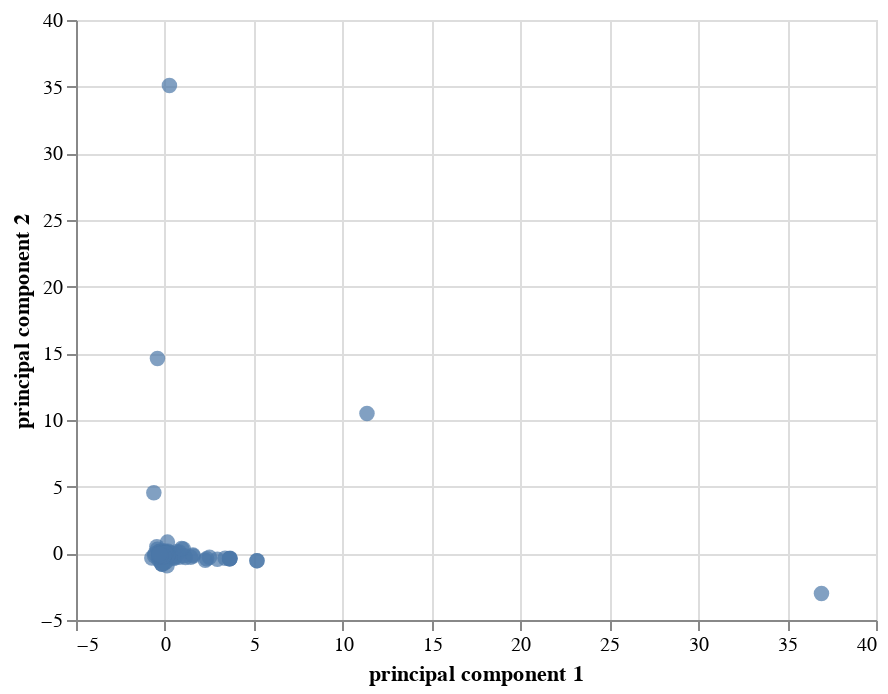

The cell this chart's notebook holds for it:
### Code cell
# working in how import altair is recognized on sagemaker
cluster_chart=alt.Chart(df).mark_circle(size=60).encode(
   x='principal component 1',
   y='principal component 2',
   tooltip=['principal component 3']).interactive()
  
cluster_chart

### Figure 1 — Vega-Lite specification as saved in the notebook (floating-point values rounded to 4 significant figures; data arrays with more than 128 entries replaced by an {"elided": "..."} marker saying what was removed)
{"$schema": "https://vega.github.io/schema/vega-lite/v3.4.0.json", "config": {"mark": {"tooltip": null}, "view": {"height": 300, "width": 400}}, "data": {"name": "data-200b243116cc379caf2350c0f8ecdd6c"}, "datasets": {"data-200b243116cc379caf2350c0f8ecdd6c": {"elided": "533 records"}}, "encoding": {"tooltip": [{"field": "principal component 3", "type": "quantitative"}], "x": {"field": "principal component 1", "type": "quantitative"}, "y": {"field": "principal component 2", "type": "quantitative"}}, "mark": {"size": 60, "type": "circle"}, "selection": {"selector004": {"bind": "scales", "encodings": ["x", "y"], "type": "interval"}}}
